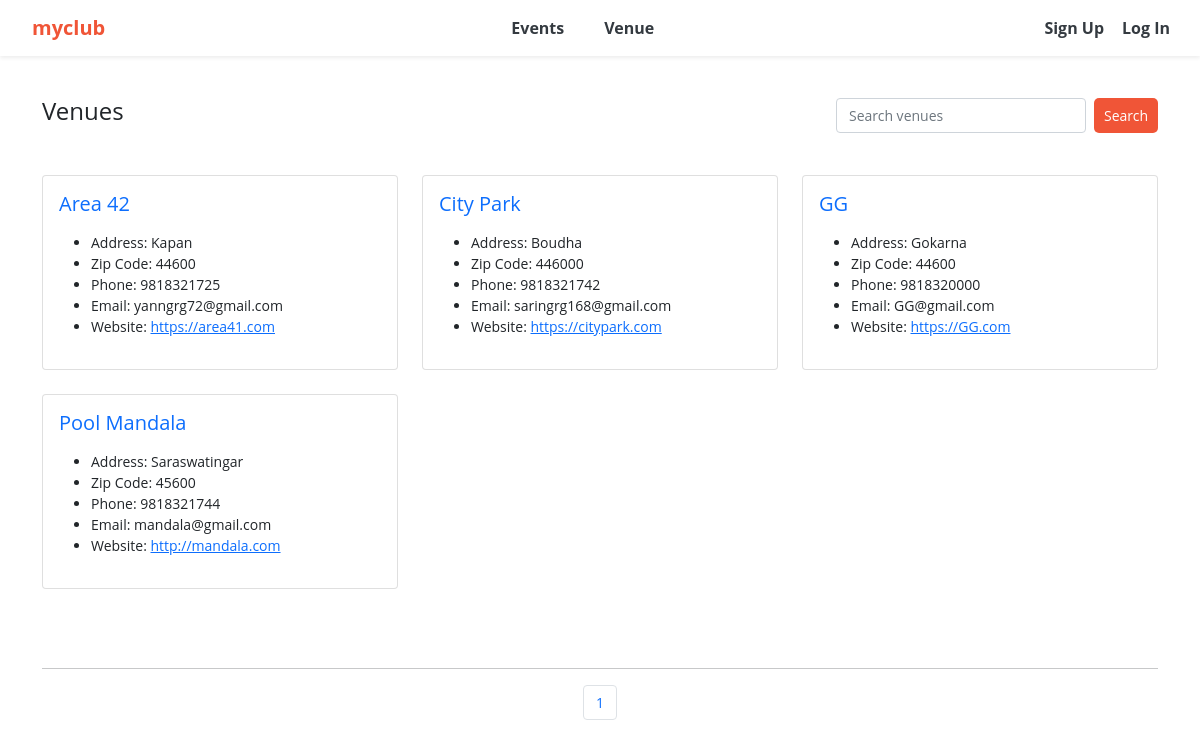
Before: /list_venues with the older database file.
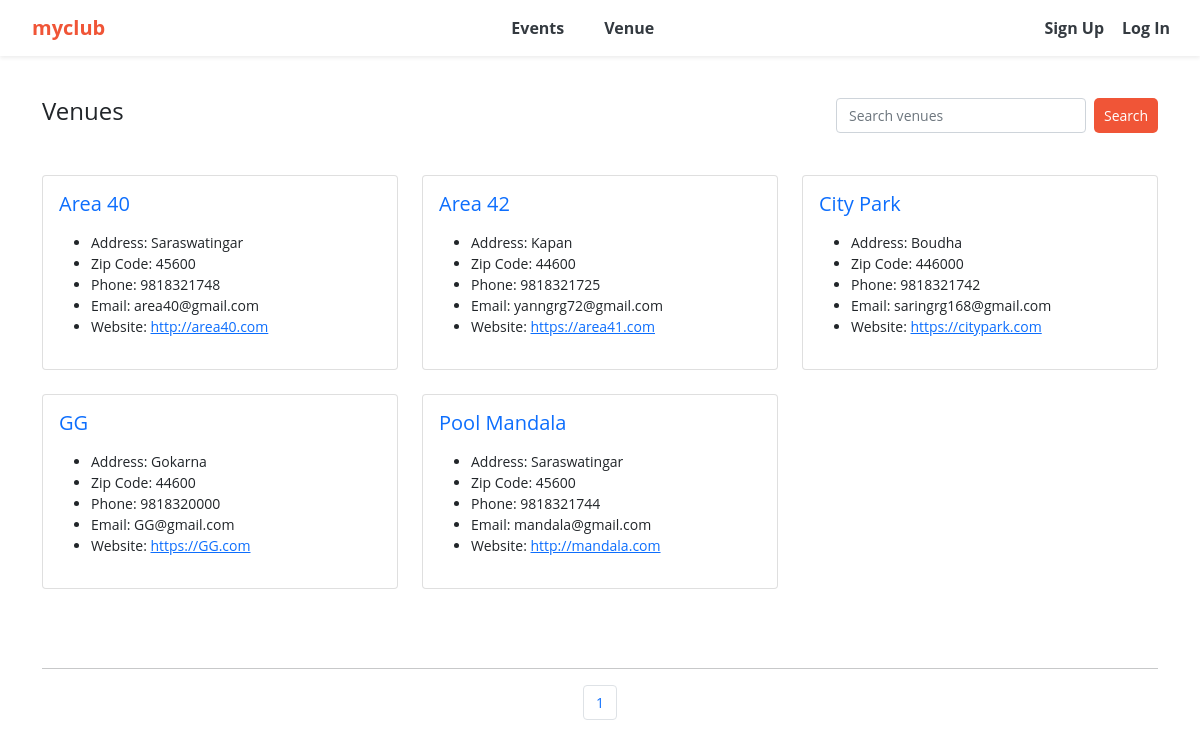
After: the same page with the newer database file.
### events/models.py (models this page shows)
class Venue(models.Model):
	name = models.CharField('Venue Name', max_length=120)
	address = models.CharField(max_length=300)
	zip_code = models.CharField('Zip Code', max_length=15)
	phone = models.CharField('Contact Phone', max_length=25, blank=True)
	web = models.URLField('Website Address', blank=True)
	email_address = models.EmailField('Email Address', blank=True)
	owner = models.IntegerField("Venue Owner", blank=False, default=1)
	venue_description = models.TextField(blank=True)
	venue_image = models.ImageField(null=True, blank=True, upload_to="images/")
	def __str__(self):
		return self.name
	class Meta:
		ordering = ['name']

### events/views.py (the view)
# urls.py: path('list_venues', views.list_venues, name='list-venues'),
def list_venues(request):
	venue_list = Venue.objects.all().order_by('name')
	p = Paginator(Venue.objects.all(), 7)
	page = request.GET.get('page')
	venues = p.get_page(page)
	nums = "a" * venues.paginator.num_pages
	return render(request, 'events/venue.html',
		{'venue_list': venue_list, 'venues': venues, 'nums':nums})

### events/templates/events/venue.html (shortened to what this page needs)
{% extends 'events/base.html' %}
{% block content %}
	<nav class="custom-nav">
		<div>
			<h4>Venues</h4>
		</div>
		<div>
			<form class="d-flex" method=POST action="{% url 'search-venues' %}">
		        <input class="form-control me-2 small-search-input" type="search" placeholder="Search venues" aria-label="Search" name="searched">
		        <button class="btn btn-outline-dark btn-light btn-sm btn-custom" type="submit">Search</button>
	      </form>
		</div>
	</nav>
	<br>
	<div class="row row-cols-1 row-cols-md-3 g-4">
		{% for venue in venues %}
			<div class="col">
			    <div class="card h-100">
			      <div class="card-body">
			        <h5 class="card-title"><a href="{% url 'show-venue' venue.id %}" style="text-decoration: none;">{{ venue }}</a></h5>
			        <p class="card-text">
			        	<ul>
				            {% if venue.address %}
				              <li>Address: {{ venue.address }}</li>
				            {% endif %}
				            {% if venue.zip_code %}
				              <li>Zip Code: {{ venue.zip_code }}</li>
				            {% endif %}
				            {% if venue.phone %}
				              <li>Phone: {{ venue.phone }}</li>
				            {% endif %}
				            {% if venue.email_address %}
				              <li>Email: {{ venue.email_address }}</li>
				            {% endif %}
				            {% if venue.web %}
				              <li>Website: <a href="{{ venue.web }}">{{ venue.web }}</a></li>
				            {% endif %}
				        </ul>
			        </p>
			      </div>
			    </div>
			  </div>
		{% endfor %}
	</div>
	<br><br><br>
	<hr>
	<nav aria-label="Page navigation example">
		<ul class="pagination justify-content-center">
			{% for i in nums %}
				<li class="page-item">
					<a class="page-link" href="?page={{ forloop.counter }}">{{ forloop.counter }}</a>
				</li>
			{% endfor %}
		</ul>
	</nav>
{% endblock %}

Changed rows visible on the page:
added Venue: name "Area 40", address "Saraswatingar", zip_code "45600", phone "9818321748", email_address "area40@gmail.com", web "http://area40.com"
